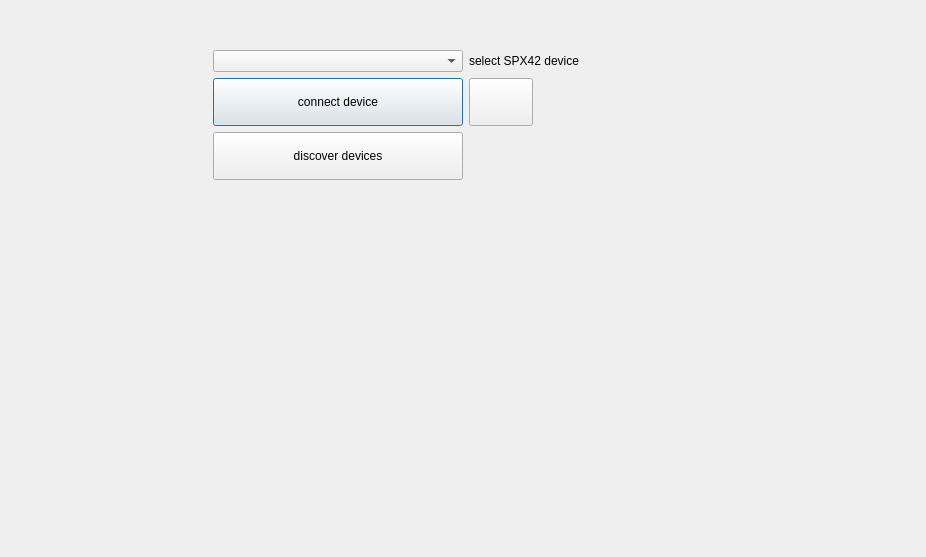
<?xml version="1.0" encoding="UTF-8"?>
<ui version="4.0">
 <class>ConnectForm</class>
 <widget class="QWidget" name="ConnectForm">
  <property name="geometry">
   <rect>
    <x>0</x>
    <y>0</y>
    <width>926</width>
    <height>557</height>
   </rect>
  </property>
  <property name="windowTitle">
   <string>ConnectForm</string>
  </property>
  <property name="locale">
   <locale language="English" country="UnitedStates"/>
  </property>
  <layout class="QFormLayout" name="formLayout">
   <property name="labelAlignment">
    <set>Qt::AlignCenter</set>
   </property>
   <property name="formAlignment">
    <set>Qt::AlignHCenter|Qt::AlignTop</set>
   </property>
   <property name="leftMargin">
    <number>32</number>
   </property>
   <property name="topMargin">
    <number>50</number>
   </property>
   <property name="rightMargin">
    <number>32</number>
   </property>
   <item row="4" column="0">
    <widget class="QComboBox" name="deviceComboBox">
     <property name="minimumSize">
      <size>
       <width>250</width>
       <height>0</height>
      </size>
     </property>
     <property name="maximumSize">
      <size>
       <width>350</width>
       <height>23</height>
      </size>
     </property>
    </widget>
   </item>
   <item row="4" column="1">
    <widget class="QLabel" name="deviceLabel">
     <property name="minimumSize">
      <size>
       <width>120</width>
       <height>0</height>
      </size>
     </property>
     <property name="maximumSize">
      <size>
       <width>250</width>
       <height>23</height>
      </size>
     </property>
     <property name="text">
      <string>select SPX42 device</string>
     </property>
     <property name="alignment">
      <set>Qt::AlignLeading|Qt::AlignLeft|Qt::AlignVCenter</set>
     </property>
     <property name="textInteractionFlags">
      <set>Qt::NoTextInteraction</set>
     </property>
    </widget>
   </item>
   <item row="5" column="0">
    <widget class="QPushButton" name="connectButton">
     <property name="minimumSize">
      <size>
       <width>250</width>
       <height>48</height>
      </size>
     </property>
     <property name="maximumSize">
      <size>
       <width>350</width>
       <height>58</height>
      </size>
     </property>
     <property name="text">
      <string>connect device</string>
     </property>
     <property name="icon">
      <iconset resource="../res/spx42ControlRes.qrc">
       <normaloff>:/icons/ic_bluetooth_black_24dp_1x.png</normaloff>:/icons/ic_bluetooth_black_24dp_1x.png</iconset>
     </property>
     <property name="iconSize">
      <size>
       <width>24</width>
       <height>24</height>
      </size>
     </property>
     <property name="default">
      <bool>true</bool>
     </property>
    </widget>
   </item>
   <item row="5" column="1">
    <widget class="QPushButton" name="propertyPushButton">
     <property name="minimumSize">
      <size>
       <width>50</width>
       <height>48</height>
      </size>
     </property>
     <property name="maximumSize">
      <size>
       <width>64</width>
       <height>58</height>
      </size>
     </property>
     <property name="text">
      <string/>
     </property>
     <property name="icon">
      <iconset resource="../res/spx42ControlRes.qrc">
       <normaloff>:/icons/ic_edit_2x.png</normaloff>:/icons/ic_edit_2x.png</iconset>
     </property>
     <property name="iconSize">
      <size>
       <width>24</width>
       <height>24</height>
      </size>
     </property>
    </widget>
   </item>
   <item row="6" column="0">
    <widget class="QPushButton" name="discoverPushButton">
     <property name="minimumSize">
      <size>
       <width>250</width>
       <height>48</height>
      </size>
     </property>
     <property name="maximumSize">
      <size>
       <width>350</width>
       <height>58</height>
      </size>
     </property>
     <property name="text">
      <string>discover devices</string>
     </property>
     <property name="icon">
      <iconset resource="../res/spx42ControlRes.qrc">
       <normaloff>:/icons/ic_bluetooth_searching.png</normaloff>:/icons/ic_bluetooth_searching.png</iconset>
     </property>
     <property name="iconSize">
      <size>
       <width>24</width>
       <height>24</height>
      </size>
     </property>
    </widget>
   </item>
  </layout>
 </widget>
 <tabstops>
  <tabstop>deviceComboBox</tabstop>
  <tabstop>connectButton</tabstop>
  <tabstop>propertyPushButton</tabstop>
  <tabstop>discoverPushButton</tabstop>
 </tabstops>
 <resources>
  <include location="../res/spx42ControlRes.qrc"/>
 </resources>
 <connections/>
</ui>
